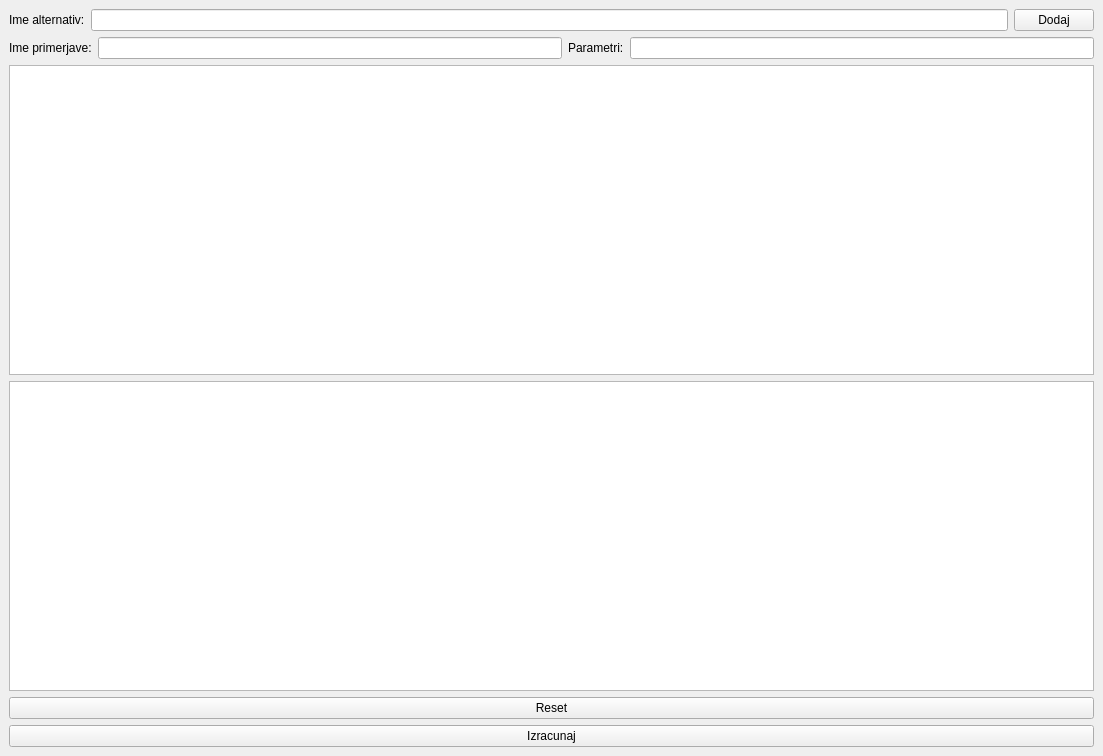
<?xml version="1.0" encoding="UTF-8"?>
<ui version="4.0">
 <class>MainWindow</class>
 <widget class="QMainWindow" name="MainWindow">
  <property name="geometry">
   <rect>
    <x>0</x>
    <y>0</y>
    <width>1103</width>
    <height>756</height>
   </rect>
  </property>
  <property name="windowTitle">
   <string>AHP metoda</string>
  </property>
  <widget class="QWidget" name="centralwidget">
   <layout class="QVBoxLayout" name="verticalLayout_2">
    <item>
     <layout class="QHBoxLayout" name="horizontalLayout">
      <item>
       <widget class="QLabel" name="label">
        <property name="text">
         <string>Ime alternativ:</string>
        </property>
       </widget>
      </item>
      <item>
       <widget class="QLineEdit" name="imeAlternativLE"/>
      </item>
      <item>
       <widget class="QPushButton" name="dodajPB">
        <property name="text">
         <string>Dodaj</string>
        </property>
       </widget>
      </item>
     </layout>
    </item>
    <item>
     <layout class="QHBoxLayout" name="horizontalLayout_2">
      <item>
       <widget class="QLabel" name="label_2">
        <property name="text">
         <string>Ime primerjave:</string>
        </property>
       </widget>
      </item>
      <item>
       <widget class="QLineEdit" name="imePrimerjaveLE"/>
      </item>
      <item>
       <widget class="QLabel" name="label_4">
        <property name="text">
         <string>Parametri:</string>
        </property>
       </widget>
      </item>
      <item>
       <widget class="QLineEdit" name="parametriLE"/>
      </item>
     </layout>
    </item>
    <item>
     <layout class="QVBoxLayout" name="verticalLayout">
      <item>
       <widget class="QPlainTextEdit" name="vnosVrednostiTE">
        <property name="maximumSize">
         <size>
          <width>16777215</width>
          <height>16777215</height>
         </size>
        </property>
       </widget>
      </item>
      <item>
       <widget class="QTextEdit" name="vnosVrednostiKriterijevTE">
        <property name="maximumSize">
         <size>
          <width>16777215</width>
          <height>16777215</height>
         </size>
        </property>
       </widget>
      </item>
     </layout>
    </item>
    <item>
     <widget class="QPushButton" name="resetPB">
      <property name="text">
       <string>Reset</string>
      </property>
     </widget>
    </item>
    <item>
     <widget class="QPushButton" name="izracunajPB">
      <property name="text">
       <string>Izracunaj</string>
      </property>
     </widget>
    </item>
   </layout>
  </widget>
 </widget>
 <resources/>
 <connections/>
</ui>
